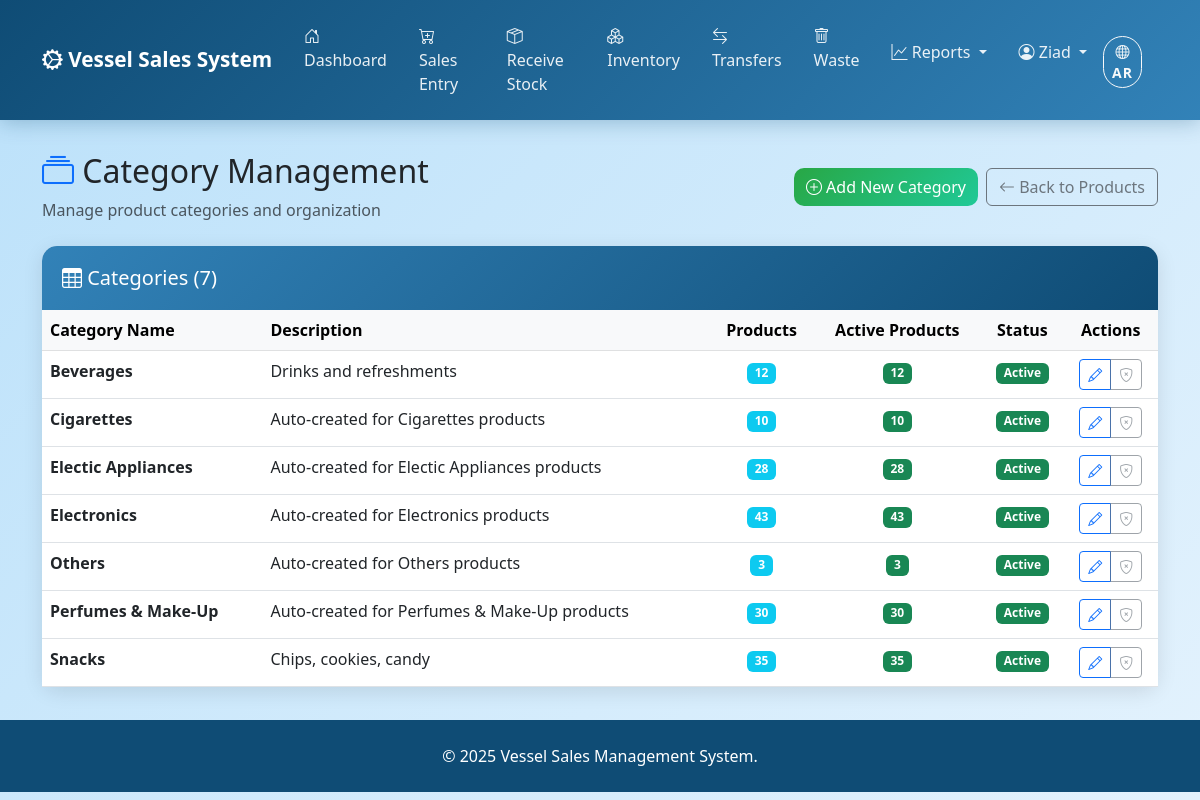
The app's page /categories/manage/ (signed in) with its own data.
### products/models.py (models this page shows, shortened)
class Category(models.Model):
    name = models.CharField(max_length=50, unique=True)
    description = models.TextField(blank=True)
    active = models.BooleanField(default=True)
    class Meta:
        ordering = ['name']
        verbose_name_plural = 'Categories'
        indexes = [
            models.Index(fields=['active'], name='category_active_idx'),
        ]

### frontend/category_views.py (the view)
# urls.py: path('categories/manage/', category_views.category_management, name='category_management'),
@login_required
@user_passes_test(is_admin_or_manager)
def category_management(request):
    categories = Category.objects.annotate(
        product_count=Count('product'),
        active_product_count=Count('product', filter=Q(product__active=True))
    ).order_by('name')
    context = {
        'categories': categories,
    }
    return render(request, 'frontend/category_management.html', context)

### templates/frontend/category_management.html (shortened to what this page needs)
{% extends 'frontend/base.html' %}
{% load static %}
{% block content %}
<div class="row mb-4">
    <div class="col-12">
        <div class="d-flex justify-content-between align-items-center">
            <div>
                <h2>
                    <i class="bi bi-collection text-primary"></i>
                    <span data-translate="category_management">Category Management</span>
                </h2>
                <p class="text-muted mb-0"><span data-translate="manage_product_categories">Manage product categories and organization</span></p>
            </div>
            <div class="d-flex gap-2">
                <button class="btn btn-success" onclick="showCreateCategoryModal()">
                    <i class="bi bi-plus-circle"></i> <span data-translate="add_new_category">Add New Category</span>
                </button>
                <a href="{% url 'frontend:product_management' %}" class="btn btn-outline-secondary">
                    <i class="bi bi-arrow-left"></i> <span data-translate="back_to_products">Back to Products</span>
                </a>
            </div>
        </div>
    </div>
</div>
<div class="row">
    <div class="col-12">
        <div class="card">
            <div class="card-header">
                <h5 class="mb-0">
                    <i class="bi bi-table"></i> <span data-translate="categories">Categories</span>
                    (<span dir="ltr" data-number data-original="{{ categories|length }}">{{ categories|length }}</span>)
                </h5>
            </div>
            <div class="card-body p-0">
                <div class="table-responsive">
                    <table class="table table-hover mb-0">
                        <thead class="table-light">
                            <tr>
                                <th><span data-translate="category_name">Category Name</span></th>
                                <th><span data-translate="description">Description</span></th>
                                <th class="text-center"><span data-translate="products_count">Products</span></th>
                                <th class="text-center"><span data-translate="active_products">Active Products</span></th>
                                <th class="text-center"><span data-translate="status">Status</span></th>
                                <th class="text-center"><span data-translate="actions">Actions</span></th>
                            </tr>
                        </thead>
                        <tbody>
                            {% for category in categories %}
                            <tr>
                                <td>
                                    <strong>{{ category.name }}</strong>
                                </td>
                                <td>
                                    {% if category.description %}
                                        {{ category.description|truncatechars:50 }}
                                    {% else %}
                                        <span class="text-muted"><span data-translate="no_description">No description</span></span>
                                    {% endif %}
                                </td>
                                <td class="text-center">
                                    <span class="badge bg-info" data-number data-original="{{ category.product_count }}">{{ category.product_count }}</span>
                                </td>
                                <td class="text-center">
                                    <span class="badge bg-success" data-number data-original="{{ category.active_product_count }}">{{ category.active_product_count }}</span>
                                </td>
                                <td class="text-center">
                                    {% if category.active %}
                                    <span class="badge bg-success"><span data-translate="active">Active</span></span>
                                    {% else %}
                                    <span class="badge bg-secondary"><span data-translate="inactive">Inactive</span></span>
                                    {% endif %}
                                </td>
                                <td class="text-center">
                                    <div class="btn-group btn-group-sm">
                                        <button class="btn btn-outline-primary" onclick="editCategory({{ category.id }}, '{{ category.name|escapejs }}', '{{ category.description|escapejs }}', {{ category.active|yesno:'true,false' }})"
                                                data-translate-title="edit_category">
                                            <i class="bi bi-pencil"></i>
                                        </button>
                                        {% if category.product_count == 0 %}
                                        <button class="btn btn-outline-danger" onclick="deleteCategory({{ category.id }}, '{{ category.name|escapejs }}')"
                                                data-translate-title="delete_category">
                                            <i class="bi bi-trash"></i>
                                        </button>
                                        {% else %}
                                        <button class="btn btn-outline-secondary" disabled title="Cannot delete category with products">
                                            <i class="bi bi-shield-x"></i>
                                        </button>
                                        {% endif %}
                                    </div>
                                </td>
                            </tr>
                            {% endfor %}
                        </tbody>
                    </table>
                </div>
            </div>
        </div>
    </div>
</div>
{% endblock %}

### templates/frontend/base.html (shortened to what this page needs)
{% load static %}
<!DOCTYPE html>
<html lang="{{ CURRENT_LANGUAGE }}" dir="{{ LANGUAGE_DIRECTION }}">
<head>
    <link href="https://cdn.jsdelivr.net/npm/bootstrap@5.3.0/dist/css/bootstrap.min.css" rel="stylesheet">
    <link href="https://cdn.jsdelivr.net/npm/bootstrap-icons@1.10.0/font/bootstrap-icons.css" rel="stylesheet">
    {% load static %}
    <link href="{% static 'frontend/css/core/variables.css' %}" rel="stylesheet">
    <link href="{% static 'frontend/css/core/base.css' %}" rel="stylesheet">
    <link href="{% static 'frontend/css/core/components.css' %}" rel="stylesheet">
    <link href="{% static 'frontend/css/layout/navigation.css' %}" rel="stylesheet">
    <link href="{% static 'frontend/css/responsive/mobile.css' %}" rel="stylesheet">
    <link href="{% static 'frontend/css/base_styles.css' %}" rel="stylesheet">
</head>
<body>
    <nav class="navbar navbar-expand-lg">
        <div class="container">
            <a class="navbar-brand" href="{% url 'frontend:dashboard' %}">
                <i class="bi bi-gear-wide-connected"></i> Vessel Sales System
            </a>
            <div class="collapse navbar-collapse" id="navbarNav">
                <ul class="navbar-nav" id="mainNavItems">
                    <li class="nav-item">
                        <a class="nav-link {% if request.resolver_match.url_name == 'dashboard' %}active{% endif %}"
                           href="{% url 'frontend:dashboard' %}">
                            <i class="bi bi-house-door"></i> <span data-translate="dashboard">Dashboard</span>
                        </a>
                    </li>
                    {% if user_permissions.can_access_operations %}
                    <li class="nav-item">
                        <a class="nav-link {% if request.resolver_match.url_name == 'sales_entry' %}active{% endif %}"
                           href="{% url 'frontend:sales_entry' %}">
                            <i class="bi bi-cart-plus"></i> <span data-translate="sales_entry">Sales Entry</span>
                        </a>
                    </li>
                    {% endif %}
                    {% if user_permissions.can_access_operations %}
                    <li class="nav-item">
                        <a class="nav-link {% if request.resolver_match.url_name == 'supply_entry' %}active{% endif %}"
                        href="{% url 'frontend:supply_entry' %}">
                            <i class="bi bi-box-seam"></i> <span data-translate="receive_stock">Receive Stock</span>
                        </a>
                    </li>
                    {% endif %}
                    {% if user_permissions.can_access_inventory %}
                    <li class="nav-item">
                        <a class="nav-link {% if request.resolver_match.url_name == 'inventory_check' %}active{% endif %}"
                           href="{% url 'frontend:inventory_check' %}">
                            <i class="bi bi-boxes"></i> <span data-translate="inventory">Inventory</span>
                        </a>
                    </li>
                    {% endif %}
                    {% if user_permissions.can_access_operations %}
                    <li class="nav-item">
                        <a class="nav-link {% if request.resolver_match.url_name == 'transfer_entry' %}active{% endif %}"
                           href="{% url 'frontend:transfer_entry' %}">
                            <i class="bi bi-arrow-left-right"></i> <span data-translate="transfers">Transfers</span>
                        </a>
                    </li>
                    {% endif %}
                    {% if user_permissions.can_add_products %}
                    <li class="nav-item">
                        <a class="nav-link {% if request.resolver_match.url_name == 'waste_entry' or request.resolver_match.url_name == 'waste_items' %}active{% endif %}"
                        href="{% url 'frontend:waste_entry' %}">
                            <i class="bi bi-trash"></i> <span data-translate="waste">Waste</span>
                        </a>
                    </li>
                    {% endif %}
                </ul>
                <ul class="navbar-nav" id="userNavItems">
                    {% if user_permissions.can_access_reports %}
                    <li class="nav-item dropdown">
                        <a class="nav-link dropdown-toggle {% if 'reports' in request.resolver_match.url_name %}active{% endif %}"
                           href="#" role="button" data-bs-toggle="dropdown" aria-expanded="false">
                            <i class="bi bi-graph-up"></i> <span data-translate="reports">Reports</span>
                        </a>
                    </li>
                    {% endif %}
                    <li class="nav-item dropdown">
                        <a class="nav-link dropdown-toggle" href="#" id="navbarDropdown" role="button" data-bs-toggle="dropdown">
                            <i class="bi bi-person-circle"></i> {{ user.username }}
                        </a>
                    </li>
                    <li class="nav-item">
                        <button class="btn btn-outline-light btn-sm me-3" id="languageToggle" onclick="toggleLanguage()">
                            <i class="bi bi-globe"></i>
                            <span id="currentLangText">AR</span>
                        </button>
                    </li>
                </ul>
            </div>
        </div>
    </nav>
    <div class="main-content">
        <div class="container">
            {% block content %}{% endblock %}
        </div>
    </div>
    <footer class="footer">
        <div class="container">
            <p class="mb-0">&copy; 2025 Vessel Sales Management System.</p>
        </div>
    </footer>
</body>
</html>

### records on screen
Category: name "Beverages", description "Drinks and refreshments", product_count "12", active_product_count "12", active "Active"
Category: name "Cigarettes", description "Auto-created for Cigarettes products", product_count "10", active_product_count "10", active "Active"
Category: name "Electic Appliances", description "Auto-created for Electic Appliances products", product_count "28", active_product_count "28", active "Active"
Category: name "Electronics", description "Auto-created for Electronics products", product_count "43", active_product_count "43", active "Active"
Category: name "Others", description "Auto-created for Others products", product_count "3", active_product_count "3", active "Active"
Category: name "Perfumes & Make-Up", description "Auto-created for Perfumes & Make-Up products", product_count "30", active_product_count "30", active "Active"
Category: name "Snacks", description "Chips, cookies, candy", product_count "35", active_product_count "35", active "Active"

### other values on screen
{{ user.username }} "Ziad"
{{ categories|length }} "7"
